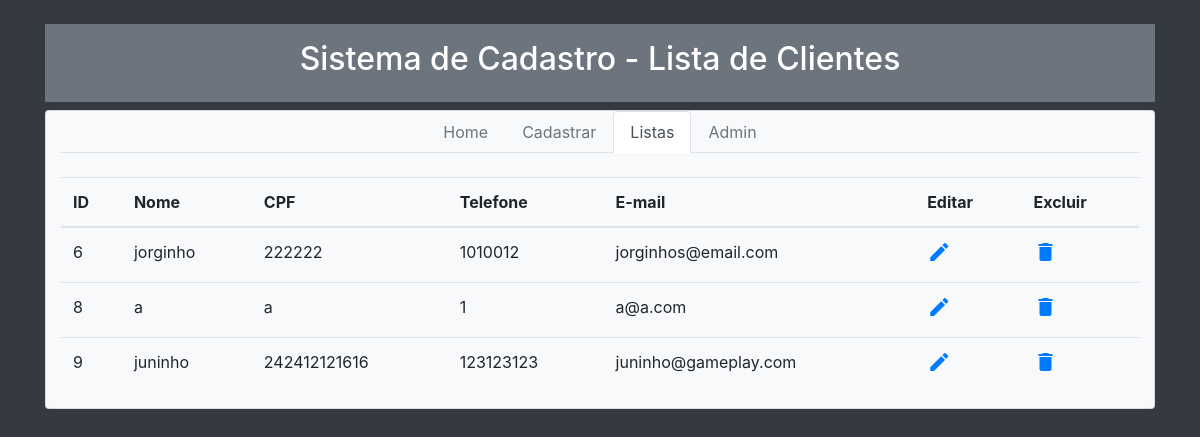
The app's page /lista, older data.
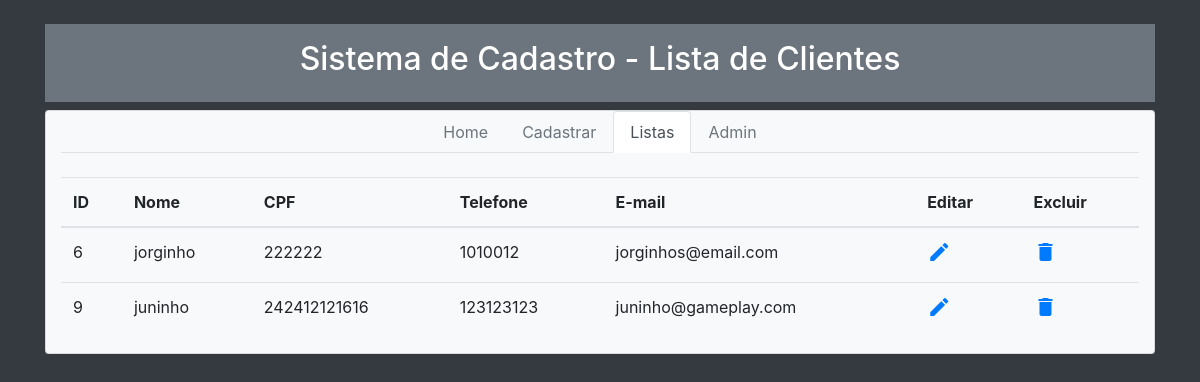
The same page, newer data.
### creed/models.py (models this page shows, shortened)
class Cliente(models.Model):
    nome = models.CharField(max_length=50)
    cpf = models.CharField(max_length=20)
    telefone = models.CharField(max_length=20)
    email = models.EmailField(max_length=254)

### creed/views.py (the view)
# urls.py: path('lista', views.lista_clientes, name='lista_clientes'),
def lista_clientes(request):
    clientes = Cliente.objects.all()
    return render(request, "lista_clientes.html", {'clientes': clientes})

### creed/Templates/lista_clientes.html (shortened to what this page needs)
<!DOCTYPE html>
<html>
<head>
	<link rel="stylesheet" href="https://stackpath.bootstrapcdn.com/bootstrap/4.1.1/css/bootstrap.min.css">
</head>
<body class="container bg-dark">
	<br>
	<div class="p-3 mb-2 bg-secondary text-white" role="alert">
		<h2 class="text-center">Sistema de Cadastro - Lista de Clientes</h2>
	</div>
<div class="card container bg-light">
	<div>
		<ul class="nav nav-tabs nav justify-content-center">
			<li class="nav-item">
				<a class="nav-link disabled" href="{% url 'index_url' %}">Home</a>
			</li>
			<li class="nav-item">
				<a class="nav-link disabled" href="novo">Cadastrar</a>
			</li>
			<li class="nav-item">
				<a class="nav-link active" href="lista">Listas</a>
			</li>
			<li class="nav-item">
				<a class="nav-link disabled" href="admin">Admin</a>
			</li>
		</ul>
	</div>
	<table border="0" class="table">
		<br>
		<thead>
			<tr>
				<th scope="col">ID</th>
				<th scope="col">Nome</th>
				<th scope="col">CPF</th>
				<th scope="col">Telefone</th>
				<th scope="col">E-mail</th>
				<th scope="col">Editar</th>
				<th scope="col">Excluir</th>
			</tr>
		</thead>
		{% for cliente in clientes %}
		<tr>
			<td>{{cliente.pk}}</td>
			<td>{{cliente.nome}}</td>
			<td>{{cliente.cpf}}</td>
			<td>{{cliente.telefone}}</td>
			<td>{{cliente.email}}</td>
			<td><a href="{% url 'editar_cliente' cliente.pk %}"><i class="material-icons">edit</i></a></td>
			<td><a href="{% url 'delete_cliente' cliente.pk %}"><i class="material-icons">delete</i></a></td>
		</tr>
        {% endfor %}
	</table>
</div>
</body>
</html>

Row changes from the older to the newer data that the page shows:
removed Cliente: pk "8", nome "a", cpf "a", telefone "1", email "a@a.com"
